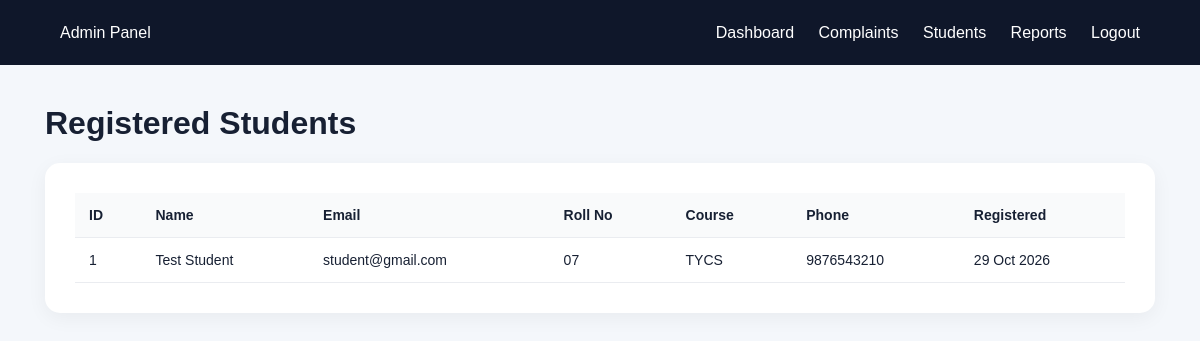
The app's page /admin/students.php (signed in) with its own data.
### tables this page shows
CREATE TABLE IF NOT EXISTS students (
    id INT AUTO_INCREMENT PRIMARY KEY,
    name VARCHAR(100) NOT NULL,
    email VARCHAR(150) NOT NULL UNIQUE,
    password VARCHAR(255) NOT NULL,
    phone VARCHAR(20) DEFAULT NULL,
    course VARCHAR(100) DEFAULT NULL,
    roll_no VARCHAR(50) DEFAULT NULL,
    created_at TIMESTAMP DEFAULT CURRENT_TIMESTAMP
);

### admin/students.php (the view, shortened to what this page needs)
<?php
require_once "../includes/db.php";
$result =
    $conn->query(
        "SELECT
            id,
            name,
            email,
            phone,
            course,
            roll_no,
            created_at
         FROM students
         ORDER BY created_at DESC"
    );
?>
<!DOCTYPE html>
<html>
<head>
<link rel="stylesheet"
href="../assets/css/style.css">
</head>
<body>
<nav class="navbar admin">
<div>
Admin Panel
</div>
<div>
<a href="dashboard.php">
Dashboard
</a>
<a href="complaints.php">
Complaints
</a>
<a href="students.php">
Students
</a>
<a href="reports.php">
Reports
</a>
<a href="logout.php">
Logout
</a>
</div>
</nav>
<div class="container">
<h1>
Registered Students
</h1>
<div class="panel table-container">
<table>
<tr>
<th>ID</th>
<th>Name</th>
<th>Email</th>
<th>Roll No</th>
<th>Course</th>
<th>Phone</th>
<th>Registered</th>
</tr>
<?php while (
$row =
$result->fetch_assoc()
): ?>
<tr>
<td>
<?= $row["id"] ?>
</td>
<td>
<?= htmlspecialchars(
$row["name"]
) ?>
</td>
<td>
<?= htmlspecialchars(
$row["email"]
) ?>
</td>
<td>
<?= htmlspecialchars(
$row["roll_no"]
) ?>
</td>
<td>
<?= htmlspecialchars(
$row["course"]
) ?>
</td>
<td>
<?= htmlspecialchars(
$row["phone"]
) ?>
</td>
<td>
<?= date(
"d M Y",
strtotime(
$row["created_at"]
)
) ?>
</td>
</tr>
<?php endwhile; ?>
</table>
</div>
</div>
</body>
</html>

### assets/css/style.css (style rules this page uses)
* { box-sizing: border-box; }
body { margin: 0; font-family: Arial, Helvetica, sans-serif; background: #f4f7fb; color: #172033; }
a { color: #2563eb; text-decoration: none; }
.navbar { min-height: 65px; padding: 0 5%; background: #111827; color: white; display: flex; align-items: center; justify-content: space-between; }
.navbar a { color: white; margin-left: 20px; }
.navbar.admin { background: #0f172a; }
.container { max-width: 1150px; margin: 40px auto; padding: 0 20px; }
.panel { background: white; padding: 30px; border-radius: 15px; box-shadow: 0 5px 20px rgba(0,0,0,.05); margin-bottom: 25px; }
.table-container { overflow-x: auto; }
table { width: 100%; border-collapse: collapse; }
th, td { padding: 14px; border-bottom: 1px solid #eaecf0; text-align: left; }
th { background: #f9fafb; font-size: 14px; }
td { font-size: 14px; }

### records on screen
students: id "1", name "Test Student", email "student@gmail.com", roll_no "07", course "TYCS", phone "9876543210", created_at "29 Oct 2026"
